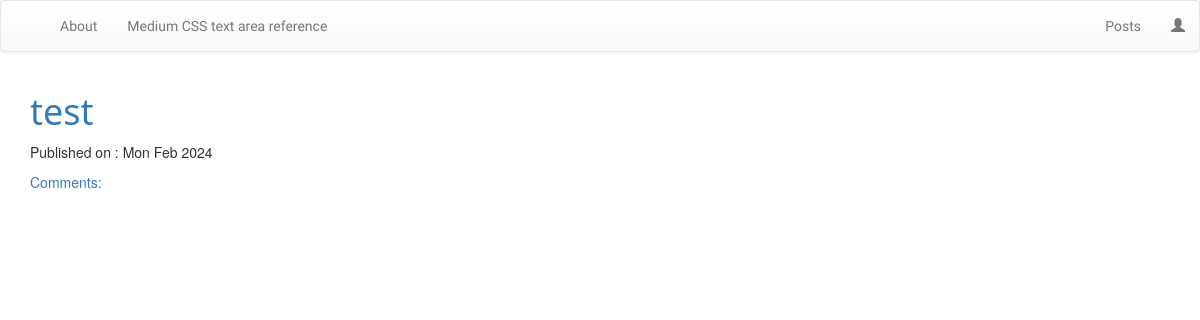
Before: / with the older database file.
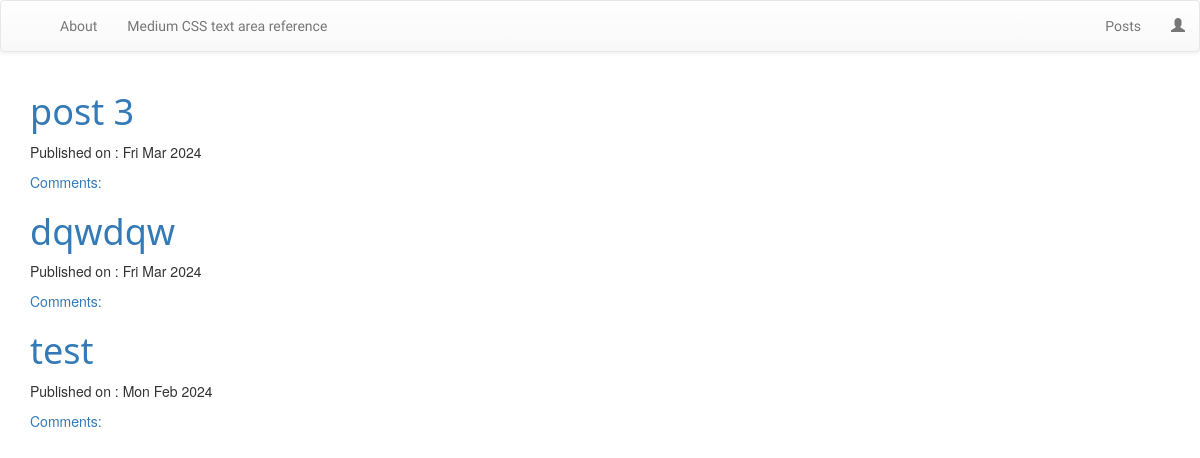
After: the same page with the newer database file.
### blog_app/models.py (models this page shows, shortened)
class Post(models.Model):
    post_id = models.AutoField(primary_key=True)
    autor = models.ForeignKey("auth.User",on_delete=models.SET_NULL, null=True)
    title = models.CharField(max_length=200)
    text = models.TextField()
    create_date = models.DateTimeField(default=timezone.now())
    published_date = models.DateTimeField(blank=True, null=True)

### blog_app/views.py (the view)
# urls.py: path(r'', app_views.PostListView.as_view(), name="post_list_url"),
class PostListView(ListView):
    model = Post
    context_object_name = "post_list"  #this is used in HTML
    def get_queryset(self):
        return Post.objects.filter(published_date__lte=timezone.now()).order_by("-published_date")

### blog_app/templates/blog_app/post_list.html
{% extends "blog_app/base.html" %}
{% block content %}
<div class="centerstage">
    {% for post in post_list %}
    <div class="post">
        <h1> <a href="{% url "blog_app:post_detail_url" pk=post.post_id %}"> {{post.title}} </a>   </h1>
        <div class="date">
            <p>Published on : {{post.published_date|date:"D M Y"}}</p>
        </div>
    <a href="{% url "blog_app:post_detail_url" pk=post.post_id %}">Comments: {{post.approved_comment.count}}</a>
    </div>
    {% endfor %}
</div>
{% endblock  %}

### blog_app/templates/blog_app/base.html (shortened to what this page needs)
<!DOCTYPE html>
{% load static %}
<html>
  <head>
    <link
      rel="stylesheet"
      href="https://maxcdn.bootstrapcdn.com/bootstrap/3.3.7/css/bootstrap.min.css"
    />
    <link
      rel="stylesheet"
      href="https://maxcdn.bootstrapcdn.com/bootstrap/3.3.7/css/bootstrap-theme.min.css"
    />
    <link
      rel="stylesheet"
      href="//cdn.jsdelivr.net/npm/medium-editor@latest/dist/css/medium-editor.min.css"
      type="text/css"
      media="screen"
      charset="utf-8"
    />
    <link rel="stylesheet" href="{% static 'CSS/blog.css'%}" />
  </head>
  <body>
    <nav class="navbar navbar-default navbar_font_cu1 custom-navbar">
      <div class="container">
        <ul class="nav navbar-nav">
          <li>
            <a href="{% url "blog_app:post_list_url"%}" class="navbar-brand bigbrand"></a>
          </li>
          <li>
            <a href="{% url "blog_app:about_url"%}">About</a>
          </li>
          <li>
            <a href="https://github.com/yabwe/medium-editor/tree/master"
              >Medium CSS text area reference</a
            >
          </li>
        </ul>
        <ul class="nav navbar-nav navbar-right">
            {% if  user.is_authenticated%}
            <li>
              <a href="{% url "blog_app:post_list_url" %}">Posts</a>
            </li>
            <li>
                <a href="{% url "blog_app:post_create_url" %}">New Post</a>
            </li>
            <li>
                <a href="{% url "blog_app:post_draft_url"%}">Drafts</a>
            </li>
            <li>
                <a href="{% url "logout"%}">Logout</a>
            </li>
            <li>
                <p> Welcome {{user.username}}</p>
            </li>
           {% else %}
           <li>
            <a href="{% url "blog_app:post_list_url" %}">Posts</a>
          </li>
           <li>
               <a href="{% url "login"%}" class="nav navbar-right"><span class="glyphicon glyphicon-user"></span></a>
           </li>
            {% endif %}
        </ul>
      </div>
    </nav>
    <div class="content container">
        <div class="row">
            <div class="col-md-8">
                <div class="blog_post">
                    {% block content %}
                    {% endblock %}
                </div>
            </div>
        </div>
    </div>
  </body>
</html>

### blog_app/static/CSS/blog.css (style rules this page uses)
.navbar_font_cu1 { font-family: "Russo One", sans-serif; font-weight: 400; font-style: normal; }
h1 { font-family: 'Segoe UI', Tahoma, Geneva, Verdana, sans-serif; color: rgb(20, 19, 71); }
.centerstage { margin-left: auto; margin-right: auto; }

Changed rows visible on the page:
added Post: title "post 3", published_date "Fri Mar 2024"
now on this page (row edited): Post: title "dqwdqw", published_date "Fri Mar 2024"
